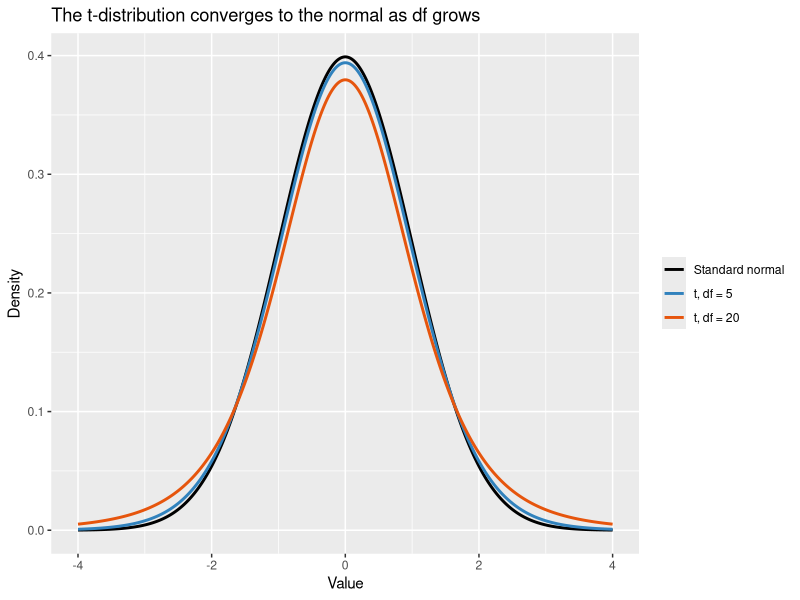

Source code (R):
## ---- chunk 1
#| echo: false
#| message: false
library(tidyverse)

df_grid <- tibble(x = seq(-4, 4, length.out = 400)) %>%
  mutate(
    normal = dnorm(x),
    t_df5  = dt(x, df = 5),
    t_df20 = dt(x, df = 20)
  ) %>%
  pivot_longer(cols = c(normal, t_df5, t_df20), names_to = "dist", values_to = "density")

ggplot(df_grid, aes(x = x, y = density, color = dist)) +
  geom_line(linewidth = 1) +
  scale_color_manual(
    values = c(normal = "black", t_df5 = "#e6550d", t_df20 = "#3182bd"),
    labels = c("Standard normal", "t, df = 5", "t, df = 20")
  ) +
  labs(title = "The t-distribution converges to the normal as df grows",
       x = "Value", y = "Density", color = NULL)
## ---- chunk 2
#| echo: true
x_bar <- 71.50
s <- 42
n <- 25
df <- n - 1

se <- s / sqrt(n)
t_star <- qt(0.975, df = df)

lower <- x_bar - t_star * se
upper <- x_bar + t_star * se

c(lower, upper)
